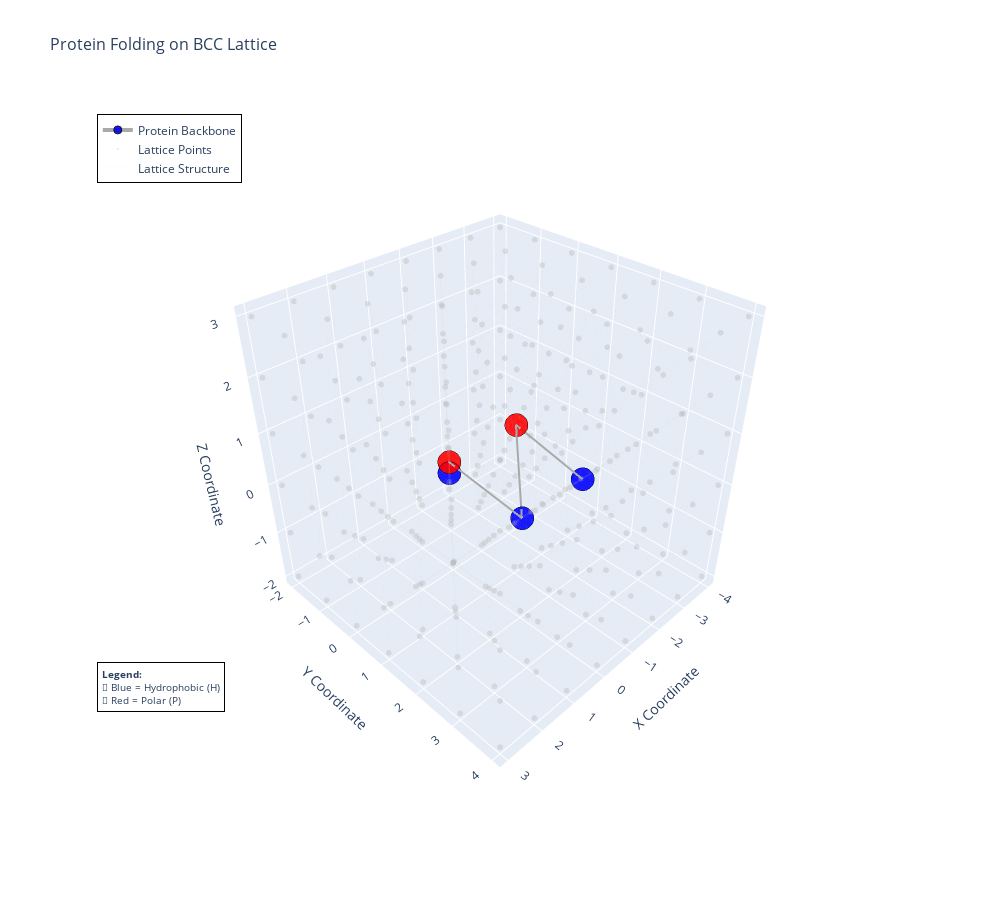

The code cell stored with this chart in its notebook:
### Code cell
fig = visualize_protein_fold(
    coords=best_valid_coords,
    sequence=sequence,
    hp_sequence=hp_sequence,
    lattice_name=lattice_name,
    neighbors=neighbors
)
fig.show()

### Figure 1 — Plotly figure (JSON) as saved in the notebook; plotly's stock layout.template omitted (floating-point values rounded to 4 significant figures; data arrays with more than 128 entries replaced by an {"elided": "..."} marker saying what was removed)
{"data": [{"hovertemplate": "<b>%{text}</b><br>Pos: (%{x}, %{y}, %{z})<extra></extra>", "line": {"color": "darkgray", "width": 4}, "marker": {"color": ["blue", "red", "blue", "red", "blue"], "line": {"color": "black", "width": 1}, "opacity": 0.9, "size": 8}, "mode": "markers+lines", "name": "Protein Backbone", "text": ["Res 0: A (H)", "Res 1: S (P)", "Res 2: V (H)", "Res 3: K (P)", "Res 4: F (H)"], "type": "scatter3d", "x": [0, 1, 0, -1, -2], "y": [0, 1, 2, 1, 2], "z": [0, 1, 0, 1, 0]}, {"hoverinfo": "skip", "marker": {"color": "darkgray", "opacity": 0.3, "size": 2}, "mode": "markers", "name": "Lattice Points", "type": "scatter3d", "x": {"elided": "331 int values"}, "y": {"elided": "331 int values"}, "z": {"elided": "331 int values"}}, {"hoverinfo": "skip", "line": {"color": "lightgray", "width": 0.5}, "mode": "lines", "name": "Lattice Structure", "opacity": 0.15, "type": "scatter3d", "x": {"elided": "2415 int values"}, "y": {"elided": "2415 int values"}, "z": {"elided": "2415 int values"}}], "layout": {"annotations": [{"align": "left", "bgcolor": "rgba(255, 255, 255, 0.9)", "bordercolor": "black", "borderpad": 4, "borderwidth": 1, "font": {"size": 10}, "showarrow": false, "text": "<b>Legend:</b><br>🔵 Blue = Hydrophobic (H)<br>🔴 Red = Polar (P)", "x": 0.02, "xref": "paper", "y": 0.15, "yref": "paper"}], "height": 900, "hovermode": "closest", "legend": {"bgcolor": "rgba(255, 255, 255, 0.8)", "bordercolor": "black", "borderwidth": 1, "x": 0.02, "y": 0.98}, "scene": {"aspectmode": "cube", "camera": {"eye": {"x": 1.5, "y": 1.5, "z": 1.5}}, "xaxis": {"title": {"text": "X Coordinate"}}, "yaxis": {"title": {"text": "Y Coordinate"}}, "zaxis": {"title": {"text": "Z Coordinate"}}}, "showlegend": true, "title": {"font": {"size": 16}, "text": "Protein Folding on BCC Lattice"}, "width": 1000}}
